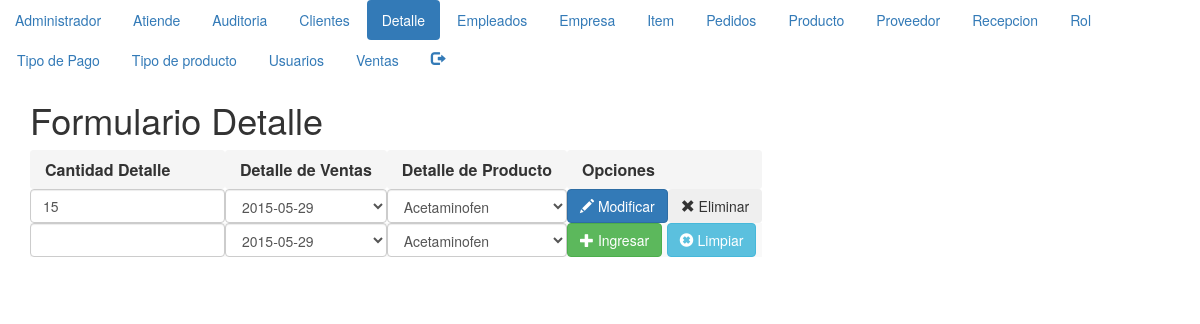
The app's page /formulariodetalle.php (signed in) with its own data.
### tables this page shows
CREATE TABLE IF NOT EXISTS `detalle` (
  `IdDetalle` mediumint(9) NOT NULL,
  `CantidadDetalle` int(11) NOT NULL,
  `IdVentasDetalle` mediumint(9) NOT NULL,
  `IdProductoDetalle` mediumint(9) NOT NULL
);

CREATE TABLE IF NOT EXISTS `ventas` (
  `IdVentas` mediumint(9) NOT NULL,
  `FechaVentas` date NOT NULL,
  `IdClienteVentas` mediumint(9) NOT NULL,
  `IdTipodePagoVentas` mediumint(9) NOT NULL
);

CREATE TABLE IF NOT EXISTS `producto` (
  `IdProducto` mediumint(9) NOT NULL,
  `NombreProducto` varchar(45) NOT NULL,
  `PrecioProducto` varchar(20) NOT NULL,
  `PrecioFabricaProducto` varchar(20) NOT NULL,
  `PrecioVenta` varchar(20) NOT NULL,
  `FechaVencimiento` date NOT NULL,
  `IdTipoProductoProducto` mediumint(9) NOT NULL,
  `IdProveedorProducto` mediumint(9) NOT NULL
);

### detalle.php (called while the page is built, shortened)
<?php
    class Detalle{
        private $_conexion;
        private $_paginacion = 10;
        function __construct($conexion,$IdDetalle,$CantidadDetalle,$IdVentasDetalle,$IdProductoDetalle){
            $this->_conexion = $conexion;
        }
        function listar($pagina){
            if ($pagina<=0){
                $listado = mysqli_query($this->_conexion,"SELECT * FROM detalle ORDER BY IdDetalle");
            }else{
                $paginacionMax = $pagina * $this->_paginacion;
                $paginacionMin = $paginacionMax - $this->_paginacion;
                $listado = mysqli_query($this->_conexion,"SELECT * FROM detalle ORDER BY IdDetalle LIMIT $paginacionMin, $paginacionMax") or die (mysqli_error($this->_conexion));
            }
            return $listado;
        }
         function getPermiso($idUsuario){
            $permisos=mysqli_query($this->_conexion,"SELECT ".static::class."rol AS elPermiso FROM rol WHERE IdRol IN(SELECT IdRolUsuario FROM Usuario WHERE IdUsuario = $idUsuario)");
            $unRegistro=mysqli_fetch_array($permisos);
            return $unRegistro["elPermiso"];
        }
    }
?>

### ventas.php (called while the page is built, shortened)
<?php
    class Ventas{
        private $_conexion;
        private $_paginacion = 10;
        function __construct($conexion,$IdVentas,$FechaVentas,$IdClienteVentas,$IdTipodePagoVentas){
            $this->_conexion = $conexion;
        }
        function listar($pagina){
            if ($pagina<=0){
                $listado = mysqli_query($this->_conexion,"SELECT * FROM ventas ORDER BY IdVentas");
            }else{
                $paginacionMax = $pagina * $this->_paginacion;
                $paginacionMin = $paginacionMax - $this->_paginacion;
                $listado = mysqli_query($this->_conexion,"SELECT * FROM ventas ORDER BY IdVentas LIMIT $paginacionMin, $paginacionMax") or die (mysqli_error($this->_conexion));
            }
            return $listado;
        }
    }
?>

### producto.php (called while the page is built, shortened)
<?php
    class Producto{
        private $_conexion;
        private $_paginacion = 10;
        function __construct($conexion,$IdProducto,$NombreProducto,$PrecioProducto,$PrecioFabricaProducto,$PrecioVenta,$FechaVencimiento,$IdTipoProductoProducto,$IdProveedorProducto){
            $this->_conexion = $conexion;
        }
        function listar($pagina){
            if ($pagina<=0){
                $listado = mysqli_query($this->_conexion,"SELECT * FROM producto ORDER BY IdProducto");
            }else{
                $paginacionMax = $pagina * $this->_paginacion;
                $paginacionMin = $paginacionMax - $this->_paginacion;
                $listado = mysqli_query($this->_conexion,"SELECT * FROM producto ORDER BY IdProducto LIMIT $paginacionMin, $paginacionMax") or die (mysqli_error($this->_conexion));
            }
            return $listado;
        }
    }
?>

### formulariodetalle.php (the view, shortened to what this page needs)
<?php
    if (isset($_SESSION['id'])){
?>
<html>
<head>
<link rel="stylesheet" href="https://maxcdn.bootstrapcdn.com/bootstrap/3.3.7/css/bootstrap.min.css">
</head>
<body>
    <?php
        include_once("menu.php");
        $pagina = (isset($_GET['pag']))?$_GET['pag']:"1";
    ?>
     <div class="container">
    <header>
        <h1>Formulario Detalle</h1>
    </header>
    <table class="table-striped">
    <tbody>
        <tr>
        <th scope="col" class="breadcrumb">Cantidad Detalle</th>
        <th scope="col" class="breadcrumb">Detalle de Ventas</th>
        <th scope="col" class="breadcrumb">Detalle de Producto</th>
        <th scope="col" class="breadcrumb">Opciones</th>
        </tr>
<?php
        include_once("../Modelo/conexion.php");
        $objetoConexion = new conexion();
        $conexion = $objetoConexion->conectar();
        include_once("../Modelo/producto.php");
        $objetoProducto = new Producto($conexion,0,'nombreproducto','precioproducto','preciofabricaproducto','precioventa','fechavencimiento','idtipoproductoproducto','idproveedorproducto');
        $listaProductos = $objetoProducto->listar(0);
         include_once("../Modelo/ventas.php");
        $objetoVentas = new Ventas($conexion,0,'fechaventas','idclienteventas','idtipodepagoventas');
        $listaVentass = $objetoVentas->listar(0);
        include_once("../Modelo/detalle.php");
        $objetoDetalle = new Detalle($conexion,0,'cantidaddetalle','idventasdetalle','idproductodetalle');
        $listaDetalles = $objetoDetalle->listar($pagina);
        $permiso = $objetoDetalle->getPermiso($_SESSION['id']);
if (stripos($permiso,"r")!==false){
        while($unRegistro = mysqli_fetch_array($listaDetalles)){
            echo '<tr><form id="fModificarDetalle"'.$unRegistro["IdDetalle"].' action="../Controlador/Controladordetalle.php" method="post">';
            echo '<td><input type="hidden" name="fIdDetalle"         value="'.$unRegistro['IdDetalle'].'">';
            echo '    <input type="text" name="fCantidadDetalle" class="form-control"      value="'.$unRegistro['CantidadDetalle'].'"></td>';
            echo '<td><select name="fIdVentasDetalle" class="form-control">';
            while($otroRegistro = mysqli_fetch_array($listaVentass)){
                echo "<option value='{$otroRegistro['IdVentas']}'";
                if($unRegistro['IdVentasDetalle']==$otroRegistro['IdVentas']){
                    echo " selected ";
                }
                echo ">{$otroRegistro['FechaVentas']}</option>";
            }
            mysqli_data_seek($listaVentass,0);
            echo '</select></td>';
            echo '<td><select name="fIdProductoDetalle" class="form-control">';
            while($otroRegistro = mysqli_fetch_array($listaProductos)){
                echo "<option value='{$otroRegistro['IdProducto']}'";
                if($unRegistro['IdProductoDetalle']==$otroRegistro['IdProducto']){
                    echo " selected ";
                }
                echo ">{$otroRegistro['NombreProducto']}</option>";
            }
            mysqli_data_seek($listaProductos,0);
            echo '</select></td>';
            echo '<td>';
            if (stripos($permiso,"u")!==false){
                echo '<button type="submit" class="btn btn-primary" name="fEnviar" value="Modificar"><span class="glyphicon glyphicon-pencil" aria-hidden="true"></span> Modificar</button>';
            }
            if (stripos($permiso,"d")!==false){
                echo '<button type="submit" class="btn btn-secondary" name="fEnviar" value="Eliminar"><span class="glyphicon glyphicon-remove" aria-hidden="true"></span> Eliminar</button>';
            }
            echo '</td>';
            echo '</form></tr>';
        }
}
    ?>
        <?php
        if (stripos($permiso,"c")!==false){
        ?>
            <tr><form id="fIngresarDetalle" action="../Controlador/Controladordetalle.php" method="post">
                <td><input type="hidden" name="fIdDetalle" value="0">
                    <input type="text" class="form-control" name="fCantidadDetalle"></td>
                <td><select name="fIdVentasDetalle" class="form-control">
            <?php
                    while($otroRegistro = mysqli_fetch_array($listaVentass)){
                       echo "<option value='{$otroRegistro['IdVentas']}'>{$otroRegistro['FechaVentas']}</option>";
                    }
            ?>
                </select></td>
                <td><select name="fIdProductoDetalle" class="form-control">
            <?php
                    while($otroRegistro = mysqli_fetch_array($listaProductos)){
                       echo "<option value='{$otroRegistro['IdProducto']}'>{$otroRegistro['NombreProducto']}</option>";
                    }
            ?>
                </select></td>
                <td><button type="submit" class="btn btn-success" name="fEnviar" value="Ingresar"><span class="glyphicon glyphicon-plus" aria-hidden="true"></span> Ingresar</button>
                    <button type="reset" class="btn btn-info" name="fEnviar" value="Limpiar"><span class="glyphicon glyphicon-remove-sign" aria-hidden="true"></span> Limpiar</button></td>
                </form></tr>
        <?php
        }
        ?>
        </tbody>
    </table>
    <nav></nav>
</div>
</body>
</html>
<?php
    }else{
        header("location:../index.html");
    }
?>

### records on screen
detalle: fCantidadDetalle "15", fIdVentasDetalle "2015-05-29", fIdProductoDetalle "Acetaminofen"

### other values on screen
form field fIdVentasDetalle "2015-05-29"
form field fIdProductoDetalle "Acetaminofen"
